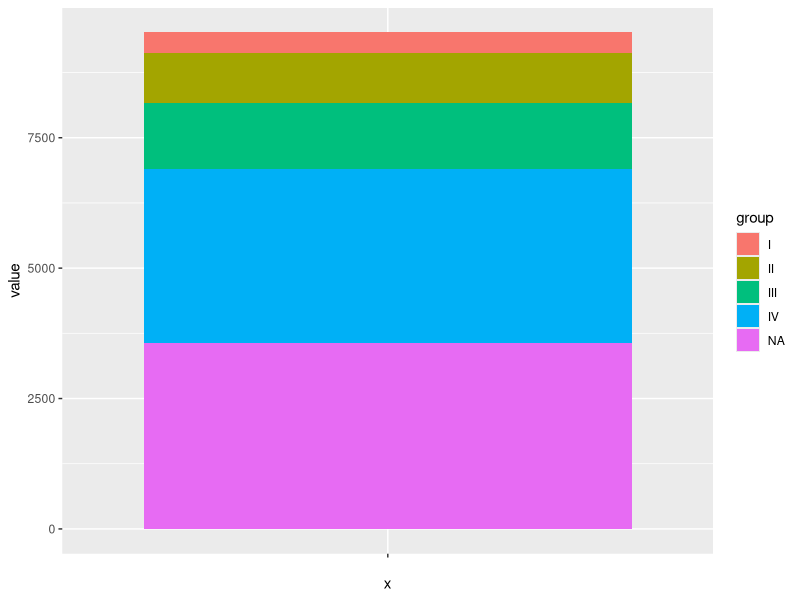
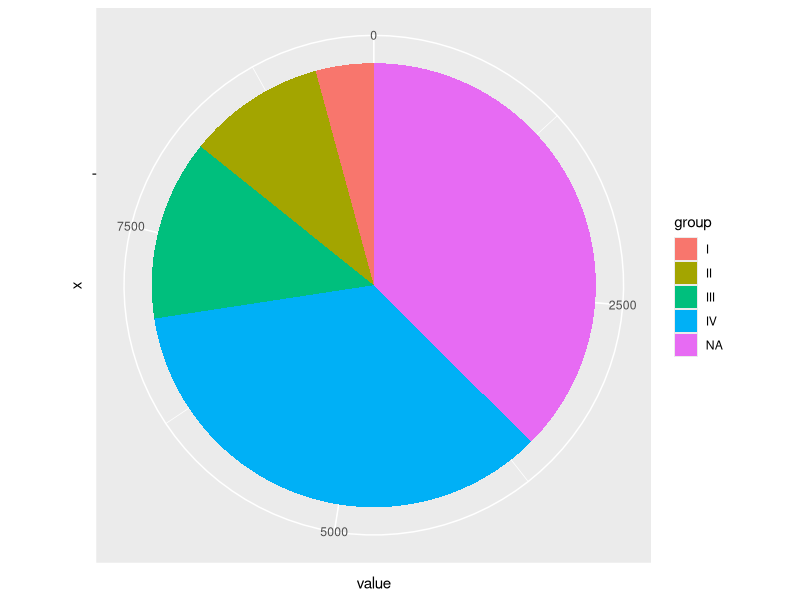
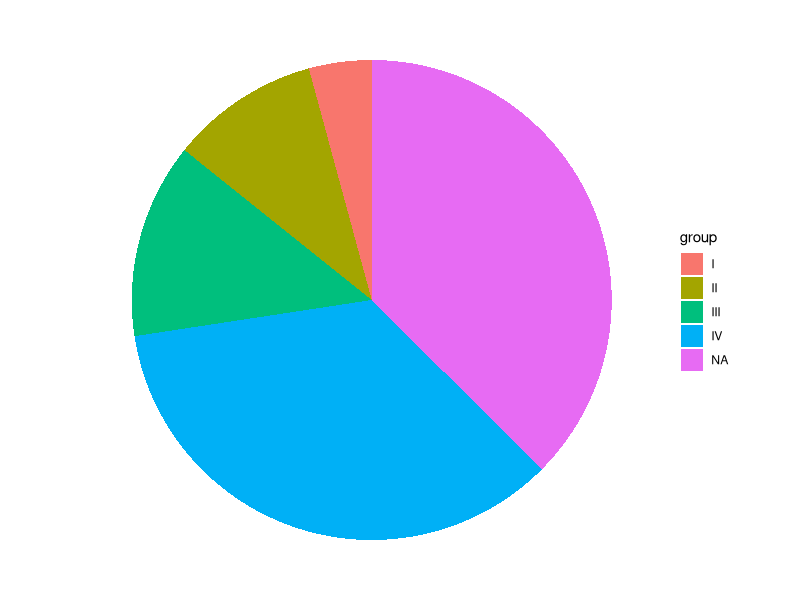
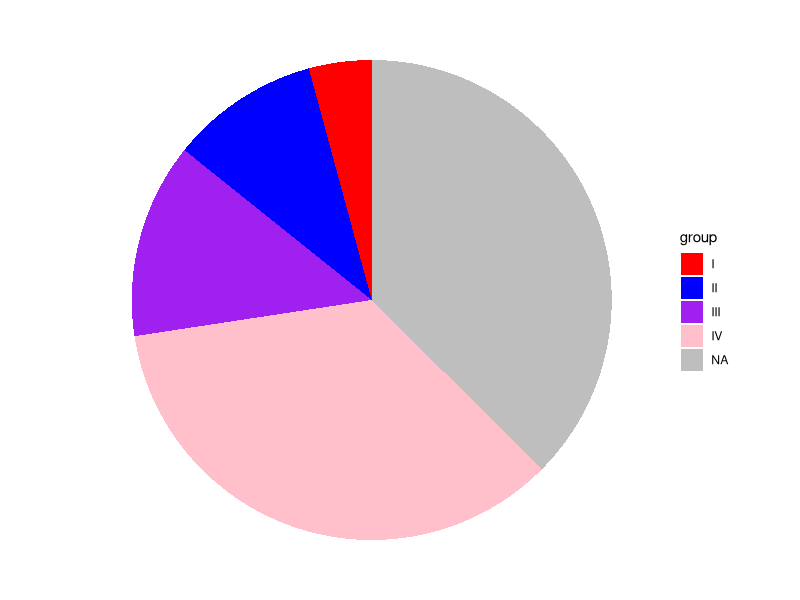
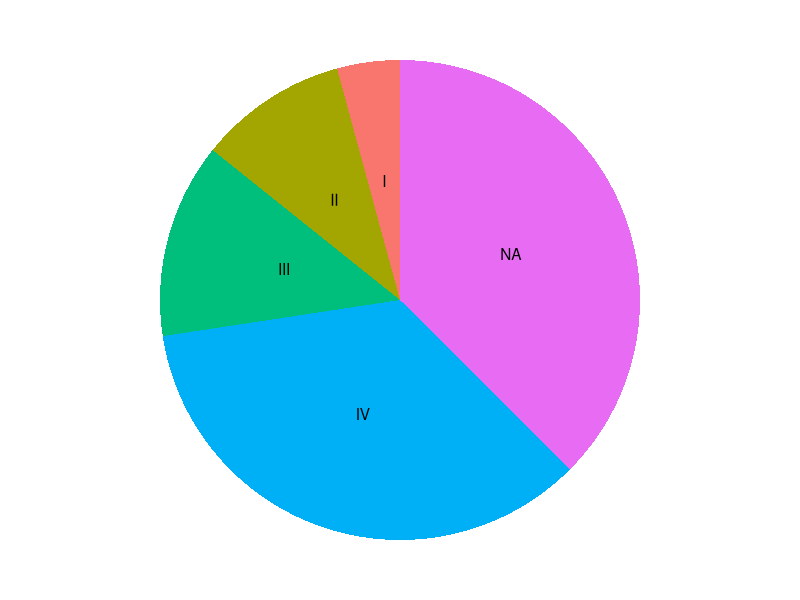
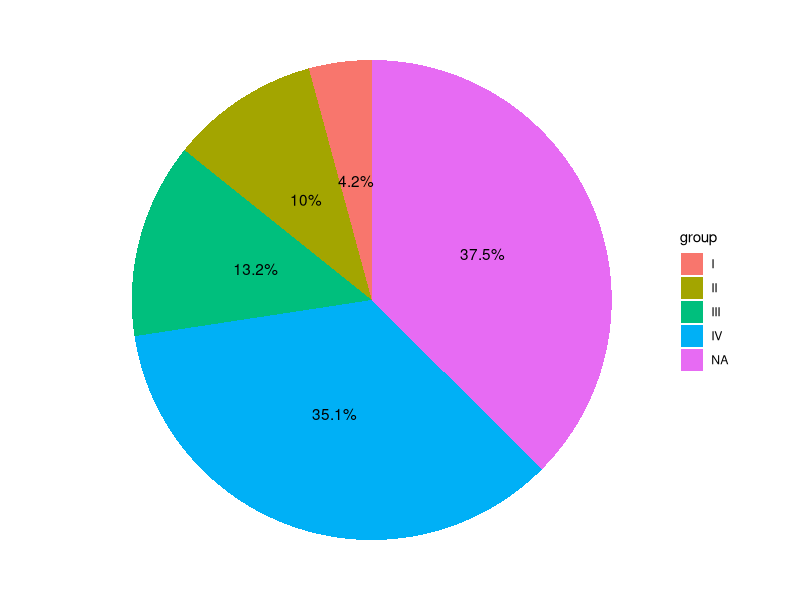
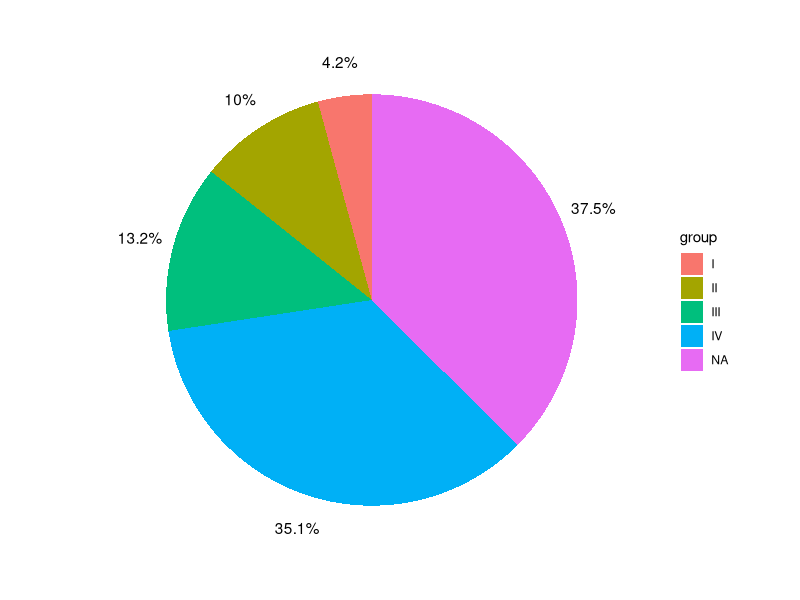
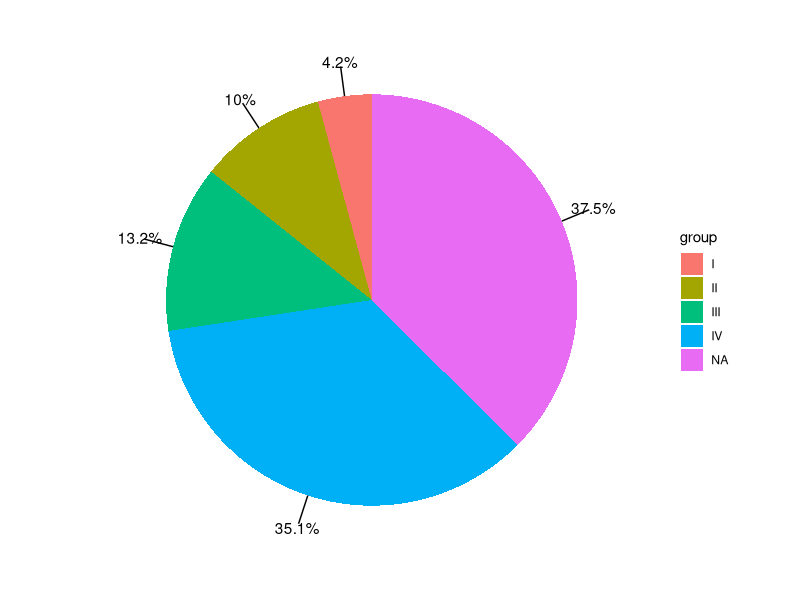

R code for these plots, in order:
## ---- chunk 1
# Install packages
if (!requireNamespace("ggplot2", quietly = TRUE)) {
  install.packages("ggplot2")
}

# Load packages
library(ggplot2)
## ---- chunk 2
# Data writing: one column for grouping, one column for values.
data <- data.frame(
  group = c("I", "II", "III", "IV", "NA"),
  value = c(402, 955, 1252, 3343, 3567)
)

head(data)
## ---- chunk 3
#| label: fig1BasicBar
#| fig-cap: "Basic drawing - bar chart"
#| out.width: "95%"
#| warning: false

# Basic drawing - bar chart
p <- ggplot(data, aes(x = "", y = value, fill = group)) +
  geom_col() # First, draw a bar chart, then transform it into a pie chart using coord_polar().

p
## ---- chunk 4
#| label: fig2BasicPie
#| fig-cap: "Basic pie chart"
#| out.width: "95%"
#| warning: false

# Basic pie chart
p <- ggplot(data, aes(x = "", y = value, fill = group)) +
  geom_col() + # First, draw a bar chart, then transform it into a pie chart using coord_polar().
  coord_polar(theta = "y") # Used for drawing pie charts

p
## ---- chunk 5
#| label: fig3SimplePie
#| fig-cap: "Simple pie chart"
#| out.width: "95%"
#| warning: false

# Use theme_void() to remove elements such as grid, backgroundcolor, and axis.label.
p <- ggplot(data, aes(x = "", y = value, fill = group)) +
  geom_col() +
  coord_polar(theta = "y") +
  theme_void()
p
## ---- chunk 6
#| label: fig4Color
#| fig-cap: "Custom colors"
#| out.width: "95%"
#| warning: false

# Use scale_fill_manual() to customize colors.
p <- ggplot(data, aes(x = "", y = value, fill = group)) +
  geom_col() +
  coord_polar(theta = "y") +
  theme_void() +
  scale_fill_manual(values = c("red","blue","purple","pink","grey")) # Custom colors
p
## ---- chunk 7
#| label: fig5AddLabel
#| fig-cap: "Add Labels"
#| out.width: "95%"
#| warning: false

# Calculate label position
data$label_loc <- NA # Add a column for label positions to the original data frame, initially NA.
for (i in 1:length(data$group)) { # Loop through and calculate the label position of the group.
  locate <- data$value[i] / 2 # The label position is the center of the current group plus the height of the group below it. The height of the group below it is calculated using a loop.
  if (i < length(data$group)) {
    for (j in (i + 1):length(data$group)) {
      locate <- locate + data$value[j]
    }
  }
  data$label_loc[i] <- locate # Finally, the location of this group of tags was obtained.
}

# Draw a labeled pie chart
p <- ggplot(data, aes(x = "", y = value, fill = group)) +
  geom_col() +
  coord_polar(theta = "y") +
  theme_void() +
  geom_text(aes(y = label_loc, label = group)) + # y is the y-axis position of the label, and label is the label name.
  theme(legend.position = "None") # Since the groups are used as labels, the legend is removed here.
p
## ---- chunk 8
#| label: fig6AddPercentLabel
#| fig-cap: "Add percentage labels"
#| out.width: "95%"
#| warning: false

# 1.Calculate the label position (same as above).
data$label_loc <- NA 
for (i in 1:length(data$group)) {
  locate <- data$value[i] / 2 
if (i < length(data$group)) {
    for (j in (i + 1):length(data$group)) {
      locate <- locate + data$value[j]
    }
  }
  data$label_loc[i] <- locate
}
# 2.Calculate percentage
data$label <- NA 
sum <- sum(data$value) 
for (i in 1:length(data$group)) {
  data$label[i] <- paste0(round(data$value[i] / sum * 100, 1), "%")
}

# Draw a percentage label pie chart
p <- ggplot(data, aes(x = "", y = value, fill = group)) +
  geom_col() +
  coord_polar(theta = "y") +
  theme_void() +
  geom_text(aes(y = label_loc, label = label))
p
## ---- chunk 9
#| label: fig7Out
#| fig-cap: "Place the label outside the pie chart"
#| out.width: "95%"
#| warning: false

# The code for calculating percentage labels and label positions remains unchanged.
# 1.Calculate the label position (same as above).
data$label_loc <- NA 
for (i in 1:length(data$group)) { 
  locate <- data$value[i] / 2 
if (i < length(data$group)) {
    for (j in (i + 1):length(data$group)) {
      locate <- locate + data$value[j]
    }
  }
  data$label_loc[i] <- locate 
}
# 2.Calculate percentage
data$label <- NA 
sum <- sum(data$value) 
for (i in 1:length(data$group)) {
  data$label[i] <- paste0(round(data$value[i] / sum * 100, 1), "%")
}

# Adjusting the x-value in geom_text() will move the label inward (decreasing the x-value) or outward (increasing the x-value).
p <- ggplot(data, aes(x = "", y = value, fill = group)) +
  geom_col() +
  coord_polar(theta = "y") +
  theme_void() +
  geom_text(aes(x = rep_len(1.6, length(group)), y = label_loc, label = label))
p
## ---- chunk 10
#| label: fig8Line
#| fig-cap: "Add labels to the lines pointing to the pie chart."
#| out.width: "95%"
#| warning: false

# The code for calculating percentage labels and label positions remains unchanged.
# 1.Calculate the label position (same as above).
data$label_loc <- NA 
for (i in 1:length(data$group)) { 
  locate <- data$value[i] / 2 
if (i < length(data$group)) {
    for (j in (i + 1):length(data$group)) {
      locate <- locate + data$value[j]
    }
  }
  data$label_loc[i] <- locate 
}
# 2.Calculate percentage
data$label <- NA 
sum <- sum(data$value) 
for (i in 1:length(data$group)) {
  data$label[i] <- paste0(round(data$value[i] / sum * 100, 1), "%") 
}

# The line segment can be defined by adjusting the values of x and xend in geom_segment(), where the x value is greater than the radius of the pie chart, the xend value is slightly less than the coordinates of the label, and y and yend are still vectors representing the positions of the labels.
p <- ggplot(data, aes(x = "", y = value, fill = group)) +
  geom_col() +
  coord_polar(theta = "y") +
  theme_void() +
  geom_text(aes(x = rep_len(1.6, length(group)), y = label_loc, label = label)) +
  geom_segment(aes(
    x = rep_len(1.45, length(group)),
    xend = rep_len(1.58, length(group)),
    y = label_loc, yend = label_loc
  ))
p
